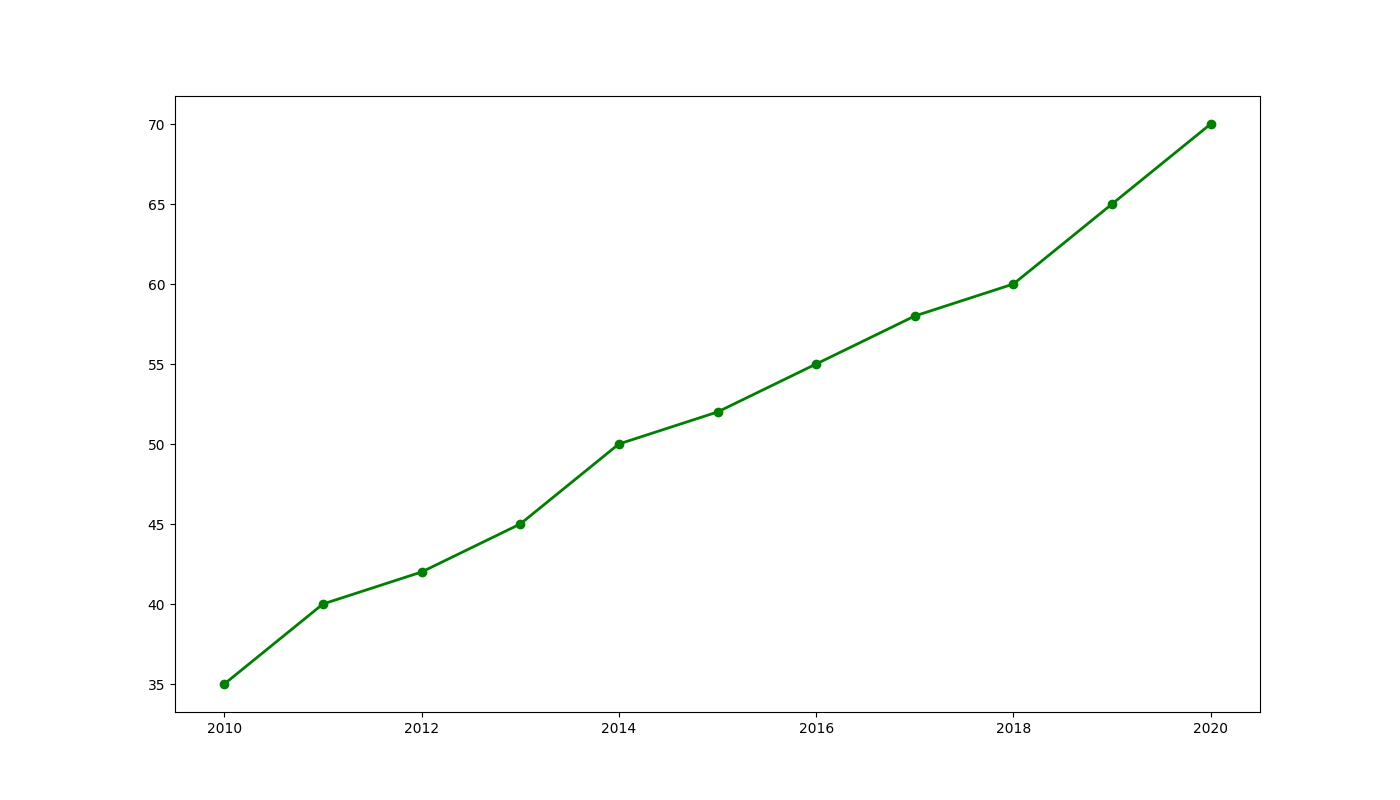

Reproduce this figure in Python.
import matplotlib.pyplot as plt
import numpy as np

years = np.arange(2010, 2021)
farm_a_productivity = np.array([35, 40, 42, 45, 50, 52, 55, 58, 60, 65, 70])

fig, ax = plt.subplots(figsize=(14, 8))

ax.plot(years, farm_a_productivity, color='green', linestyle='-', linewidth=2, marker='o')

plt.show()
